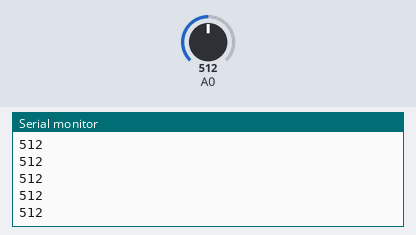
This sketch was run on a simulated Arduino Uno, built with avr-gcc and run on an emulated ATmega328P. Parts: the last lines printed to the serial monitor. The inputs (shaded band) are chosen by the test bench; at power-on: A0 = 512.

Above: at 1.2 s.
1.3 s: A0 set to 716
At 1.31 s:
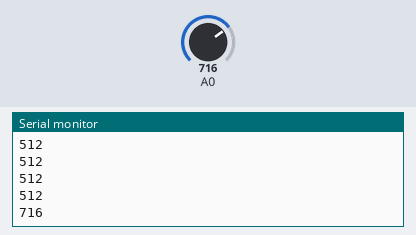
2.8 s: A0 set to 900
At 2.81 s:
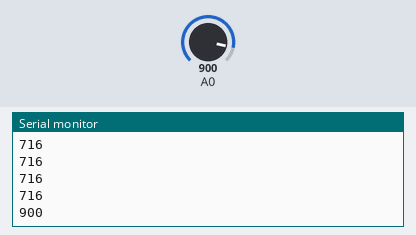
Timing chart, 0 to 5.8 s (numbered marks = the images above; inputs shaded):
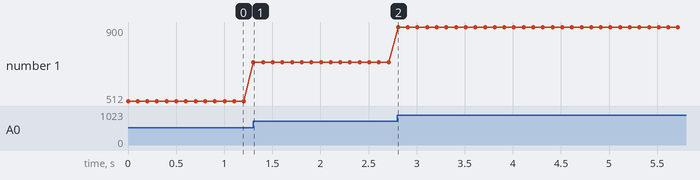

The sketch:

Project_13_Analog_temperature.ino
```cpp
int pin = 7;  //attach to the third pin of NE555
unsigned long duration;  //the variable to store the length of the pulse

void setup()
{
  Serial.begin(9600); //Set serial baud rate to 9600 bps
}
void loop()
{
int val;
val=analogRead(0);//Read rotation sensor value from analog 0
Serial.println(val,DEC);//Print the value to serial port
delay(100);
}
```

Measured:
- after the input at 1.3 s, the serial monitor: prints a new line at once (image 1)
- after the input at 2.8 s, the serial monitor: prints a new line at once (image 2)
- plotted number 1: 512 → 716 after the input at 1.3 s, 716 → 900 after the input at 2.8 s
